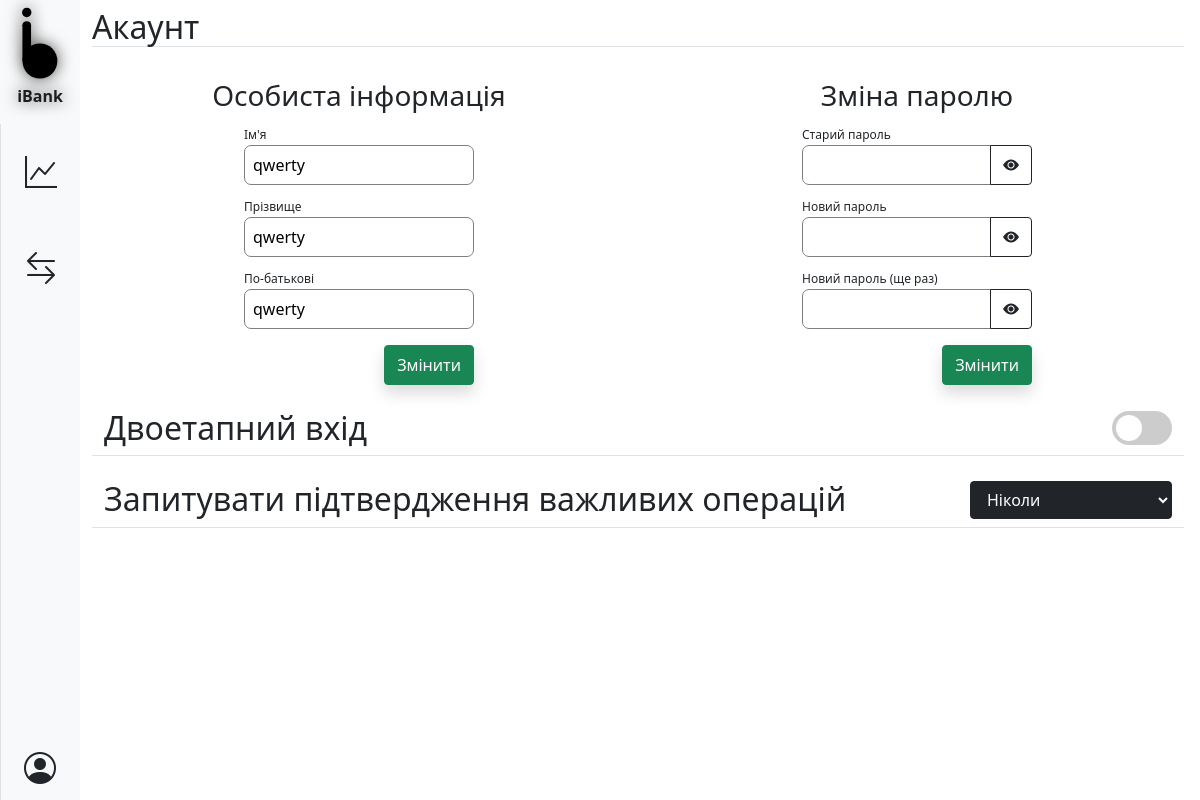
The page /settings/ (signed in) on the database its author committed.
### bank/models.py (models this page shows)
class User(AbstractBaseUser, PermissionsMixin):
    email = models.EmailField(_('електронна адреса'), unique=True)
    phone_number = models.CharField(_('номер телефону'), max_length=13, unique=True)
    first_name = models.CharField(_("ім'я"), max_length=30, blank=True)
    last_name = models.CharField(_('прізвище'), max_length=30, blank=True)
    patronymic = models.CharField(_('по-батькові'), max_length=30, blank=True)
    date_joined = models.DateTimeField(_('дата і час приєднання'), auto_now_add=True, editable=True)
    is_staff = models.BooleanField(_('суперкористувач'), default=False)
    is_active = models.BooleanField(_('активний'), default=True)
    verification_code = models.CharField(_('код підтвердження електронної адреси'), null=True, default=None, max_length=128, blank=True)
    password_reset_code = models.CharField(_('код скидання паролю'), null=True, default=None, max_length=128, blank=True)
    password_reset_request_time = models.DateTimeField(_('дата і час запиту на скидання паролю'), null=True, editable=True, blank=True)
    two_step_login = models.BooleanField(_('двоетапний вхід'), default=False)
    second_step_code = models.CharField(_('код підтвердження входу'), null=True, default=None, max_length=128, blank=True)
    confirm_operations = models.CharField(_('запитувати підтвердження важливих операцій'), max_length=4, default=120, null=False, blank=True)
    last_operation_confirmation_time = models.DateTimeField(_('дата і час останнього підтвердження операції'), null=True, editable=True, blank=True)
    objects = UserManager()
    USERNAME_FIELD = 'email'
    REQUIRED_FIELDS = ['phone_number', 'first_name', 'last_name', 'patronymic']
    class Meta:
        verbose_name = _('user')
        verbose_name_plural = _('users')

### bank/views.py (the view)
# urls.py: path('settings/', views.settings, name='settings'),
@login_required(redirect_field_name=None)
def settings(request):
    confirm_operation = __confirm_operation(request)
    if not confirm_operation == 'confirmed':
        return confirm_operation
    user = request.user
    if request.method == 'POST':
        context = {}
        if request.POST['type'] == 'personal_info':
            user.first_name = request.POST['name']
            user.last_name = request.POST['lastname']
            user.patronymic = request.POST['patronymic']
            user.save()
            context = {'success': 'ПІБ успішно змінено'}
        elif request.POST['type'] == 'change_password':
            if check_password(request.POST['current_password'], user.password):
                if request.POST['new_password1'] == request.POST['new_password2']:
                    if request.POST['new_password1'] and request.POST['new_password2'] and request.POST['current_password']:
                        user.set_password(request.POST['new_password1'])
                        update_session_auth_hash(request, request.user)
                        user.save()
                        context = {'success': 'Пароль успішно змінено'}
                    else:
                        return render(request, 'reset_password.html', {'error': 'Пароль має мати хоч один символ!'})
                else:
                    context = {'error': 'Нові паролі не збігаються!'}
            else:
                context = {'error': 'Неправильний пароль!'}
        elif request.POST['type'] == '2_step_login':
            if request.POST['value'] == 'true':
                value = True
            else:
                value = False
            user.two_step_login = value
            user.save()
            return HttpResponse()
        elif request.POST['type'] == 'confirm_operations':
            if request.POST['value'] in ['0', '30', '60', '120', '300', '600', '']:
                user.confirm_operations = request.POST['value']
                user.save()
            return HttpResponse()
        elif request.POST['type'] == 'set_custom_time':
            if str(request.POST['minutes']).isdigit() and str(request.POST['seconds']).isdigit():
                if int(request.POST['minutes']) >= 0 and int(request.POST['minutes']) >= 0:
                    value = int(request.POST['minutes'])*60 + int(request.POST['seconds'])
                    if 0 <= value <= 1800:
                        user.confirm_operations = str(value)
                        user.save()
            context = {}
    else:
        context = {}
    if user.confirm_operations not in ["0", "30", "60", "120", "300", "600", ""]:
        confirm_operations_custom = str(int(user.confirm_operations) // 60) + 'хв ' + \
                                    str(int(user.confirm_operations) % 60) + 'с'
    else:
        confirm_operations_custom = ''
    context.update({'name': user.first_name, 'last_name': user.last_name, 'patronymic': user.patronymic,
                    '2_step_login': user.two_step_login, 'confirm_operations': user.confirm_operations,
                    'confirm_operations_custom': confirm_operations_custom})
    return render(request, 'settings.html', context)

### bank/templates/settings.html (shortened to what this page needs)
{% extends 'base.html' %}
{% block page %}
<h2 class="border-bottom">Акаунт</h2>
<div class="row row-cols-1 row-cols-md-2">
    <div>
        <h3 class="text-center pt-4">Особиста інформація</h3>
        <form action="" method="post" class="mx-auto small-form">
            <label for="name" class="text-disabled">Ім'я</label>
            <input type="text" name="name" id="name" value="{{ name }}" class="mb-2">
            <label for="lastname" class="text-disabled">Прізвище</label>
            <input type="text" name="lastname" id="lastname" value="{{ last_name }}" class="mb-2">
            <label for="patronymic" class="text-disabled">По-батькові</label>
            <input type="text" name="patronymic" id="patronymic" value="{{ patronymic }}">
            <input type="submit" value="Змінити" style="height: 40px; display: block; margin-left: auto" class="btn btn-success mt-3 shadow">
        </form>
    </div>
    <div>
        <h3 class="text-center pt-4">Зміна паролю</h3>
        <form action="" method="post" class="mx-auto small-form">
            <label for="currentPassword" class="text-disabled">Старий пароль</label>
            <div class="input-group row row-cols-2 flex-nowrap mb-2 m-0 password-container">
                <input type="password" name="current_password" id="currentPassword">
                <button class="btn btn-outline-dark col-auto" type="button" onclick="showPassword('currentPassword', this.id)" id="currentPasswordBtn"><i class="bi-eye-fill"></i></button>
            </div>
            <label for="newPassword1" class="text-disabled">Новий пароль</label>
            <div class="input-group row row-cols-2 flex-nowrap mb-2 m-0 password-container">
                <input type="password" name="new_password1" id="newPassword1">
                <button class="btn btn-outline-dark col-auto" type="button" onclick="showPassword('newPassword1', this.id)" id="newPassword1btn"><i class="bi-eye-fill"></i></button>
            </div>
            <label for="newPassword2" class="text-disabled">Новий пароль (ще раз)</label>
            <div class="input-group row row-cols-2 flex-nowrap m-0 password-container">
                <input class="" type="password" name="new_password2" id="newPassword2">
                <button class="btn btn-outline-dark col-auto" type="button" onclick="showPassword('newPassword2', this.id)" id="newPassword2btn"><i class="bi-eye-fill"></i></button>
            </div>
            <input type="submit" value="Змінити" style="height: 40px; display: block; margin-left: auto" class="btn btn-success mt-3 shadow">
        </form>
    </div>
</div>
    <div class="my-4">
        <div class="row border-bottom w-100 m-0">
            <h2 class="col">Двоетапний вхід</h2>
            <div class="col-auto d-flex m-auto">
                <label class="switch mb-2">
                    <span class="slider round"></span>
                </label>
            </div>
        </div>
    </div>
    <div class="my-4">
        <div class="row border-bottom w-100 m-0">
            <h2 class="col">Запитувати підтвердження важливих операцій</h2>
            <div class="col-auto d-flex m-auto">
                {% with "0 30 60 120 300 600" as list %}
                <select class="btn btn-dark text-start mb-2" id="confirmOperations" onchange="selectConfirmOperationsValue(this)" {% if confirm_operations not in list.split and confirm_operations != '' %}{% endif %}>
                    <option value="" {% if confirm_operations == '' %}selected{% endif %}>Ніколи</option>
                </select>
                {% endwith %}
            </div>
        </div>
    </div>
{% endblock %}

### rows shown on the page
User: name "qwerty", lastname "qwerty", patronymic "qwerty"
